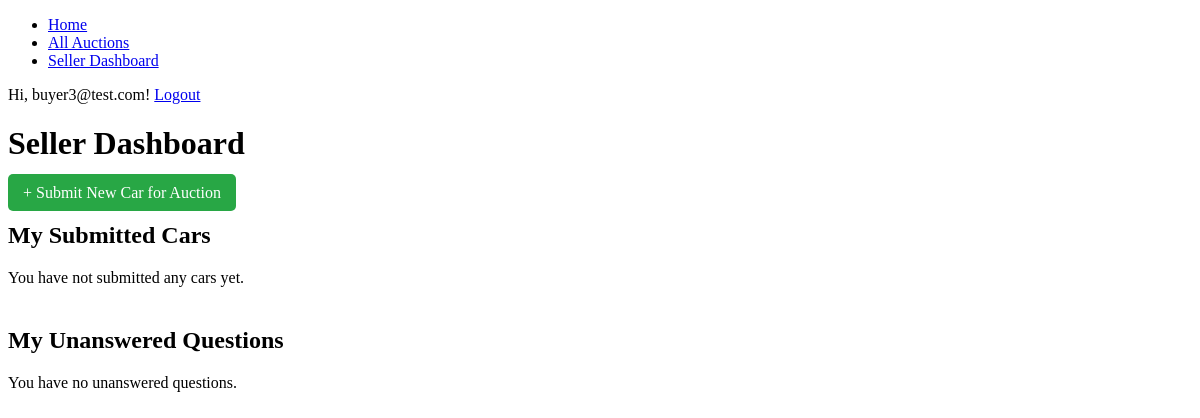
The app's page /seller/dashboard (signed in), older data.
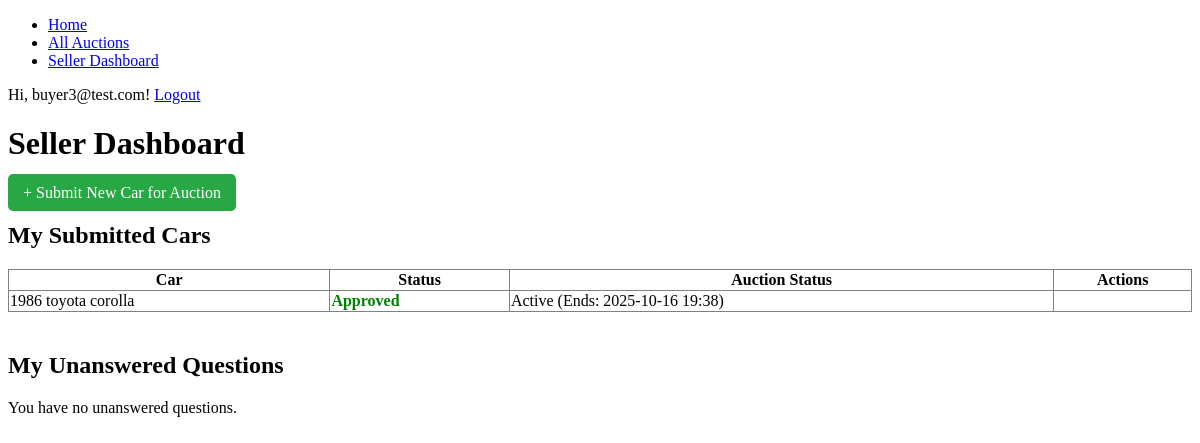
The same page, newer data.
### models/car.py (models this page shows, shortened)
class Car(db.Model):
    id = db.Column(db.Integer, primary_key=True)
    make = db.Column(db.String(64), nullable=False)
    model = db.Column(db.String(64), nullable=False)
    year = db.Column(db.Integer, nullable=False)
    description = db.Column(db.Text, nullable=True)
    owner_id = db.Column(db.Integer, db.ForeignKey('user.id'), nullable=False)
    service_history_url = db.Column(db.String(200), nullable=True)
    inspection_report_url = db.Column(db.String(200), nullable=True)
    is_approved = db.Column(db.Boolean, default=False, nullable=False)
    transmission = db.Column(db.String(50))
    drivetrain = db.Column(db.String(50))
    mileage = db.Column(db.Integer)
    fuel_type = db.Column(db.String(50))
    auction = db.relationship('Auction', backref='car', uselist=False) # One-to-one relationship with Auction
    images = db.relationship('CarImage', backref='car', lazy=True, cascade="all, delete-orphan") # One-to-many relationship with CarImage

### models/auction.py (models this page shows, shortened)
class Auction(db.Model):
    id = db.Column(db.Integer, primary_key=True)
    start_time = db.Column(db.DateTime, nullable=False, default=datetime.utcnow)
    end_time = db.Column(db.DateTime, nullable=False)
    start_price = db.Column(db.Float, nullable=False)
    current_price = db.Column(db.Float, nullable=False)
    car_id = db.Column(db.Integer, db.ForeignKey('car.id'), nullable=False, unique=True)
    winner_id = db.Column(db.Integer, db.ForeignKey('user.id'), nullable=True)
    bids = db.relationship('Bid', backref='auction', lazy='dynamic', cascade="all, delete-orphan")
    questions = db.relationship('Question', back_populates='auction', lazy='dynamic', cascade="all, delete-orphan")

### routes/seller.py (the view)
@seller_bp.route('/dashboard')
@login_required
def dashboard():
    my_cars = Car.query.filter_by(owner_id=current_user.id).order_by(Car.id.desc()).all()
    my_car_ids = [car.id for car in my_cars]
    from models.auction import Auction
    my_auctions = Auction.query.filter(Auction.car_id.in_(my_car_ids)).all()
    my_auction_ids = [auction.id for auction in my_auctions]
    unanswered_questions = Question.query.filter(
        Question.auction_id.in_(my_auction_ids),
        Question.answer_text == None
    ).order_by(Question.timestamp.desc()).all()
    return render_template('seller_dashboard.html', my_cars=my_cars, unanswered_questions=unanswered_questions, now=datetime.utcnow())

### templates/seller_dashboard.html (shortened to what this page needs)
{% extends "base.html" %}
{% block content %}
    <h1>Seller Dashboard</h1>
    <div style="margin-bottom: 20px;">
        <a href="{{ url_for('seller.submit_car') }}" style="text-decoration: none; background-color: #28a745; color: white; padding: 10px 15px; border-radius: 5px;">+ Submit New Car for Auction</a>
    </div>
    <h2>My Submitted Cars</h2>
    {% if my_cars %}
        <table border="1" style="width:100%; border-collapse: collapse;">
            <thead>
                <tr>
                    <th>Car</th>
                    <th>Status</th>
                    <th>Auction Status</th>
                    <th>Actions</th>
                </tr>
            </thead>
            <tbody>
                {% for car in my_cars %}
                <tr>
                    <td>{{ car.year }} {{ car.make }} {{ car.model }}</td>
                    <td>
                        {% if car.is_approved %}
                            <span style="color: green; font-weight: bold;">Approved</span>
                        {% else %}
                            <span style="color: orange; font-weight: bold;">Pending Approval</span>
                        {% endif %}
                    </td>
                    <td>
                        {% if car.auction and car.auction.end_time > now %}
                            Active (Ends: {{ car.auction.end_time.strftime('%Y-%m-%d %H:%M') }})
                        {% elif car.auction and car.auction.end_time <= now %}
                            Expired
                        {% else %}
                            No Auction Yet
                        {% endif %}
                    </td>
                    <td>
                    </td>
                </tr>
                {% endfor %}
            </tbody>
        </table>
    {% else %}
        <p>You have not submitted any cars yet.</p>
    {% endif %}
    <h2 style="margin-top: 40px;">My Unanswered Questions</h2>
    {% if unanswered_questions %}
        <table border="1" style="width:100%; border-collapse: collapse;">
             <thead>
                <tr>
                    <th>Car</th>
                    <th>Question</th>
                    <th>Asked By</th>
                    <th>Action</th>
                </tr>
            </thead>
            <tbody>
                {% for q in unanswered_questions %}
                <tr>
                    <td>{{ q.auction.car.year }} {{ q.auction.car.make }} {{ q.auction.car.model }}</td>
                    <td>{{ q.question_text }}</td>
                    <td>{{ q.asker.username }}</td>
                    <td><a href="{{ url_for('seller.answer_question', question_id=q.id) }}">Answer</a></td>
                </tr>
                {% endfor %}
            </tbody>
        </table>
    {% else %}
        <p>You have no unanswered questions.</p>
    {% endif %}
{% endblock %}

Row changes from the older to the newer data that the page shows:
added Car: year "1986", make "toyota", model "corolla", is_approved "Approved", auction.end_time "2025-10-16 19:38"
Text that changed along with them:
text no longer shown: "You have not submitted any cars yet."
text now shown: "Car Status Auction Status Actions"
